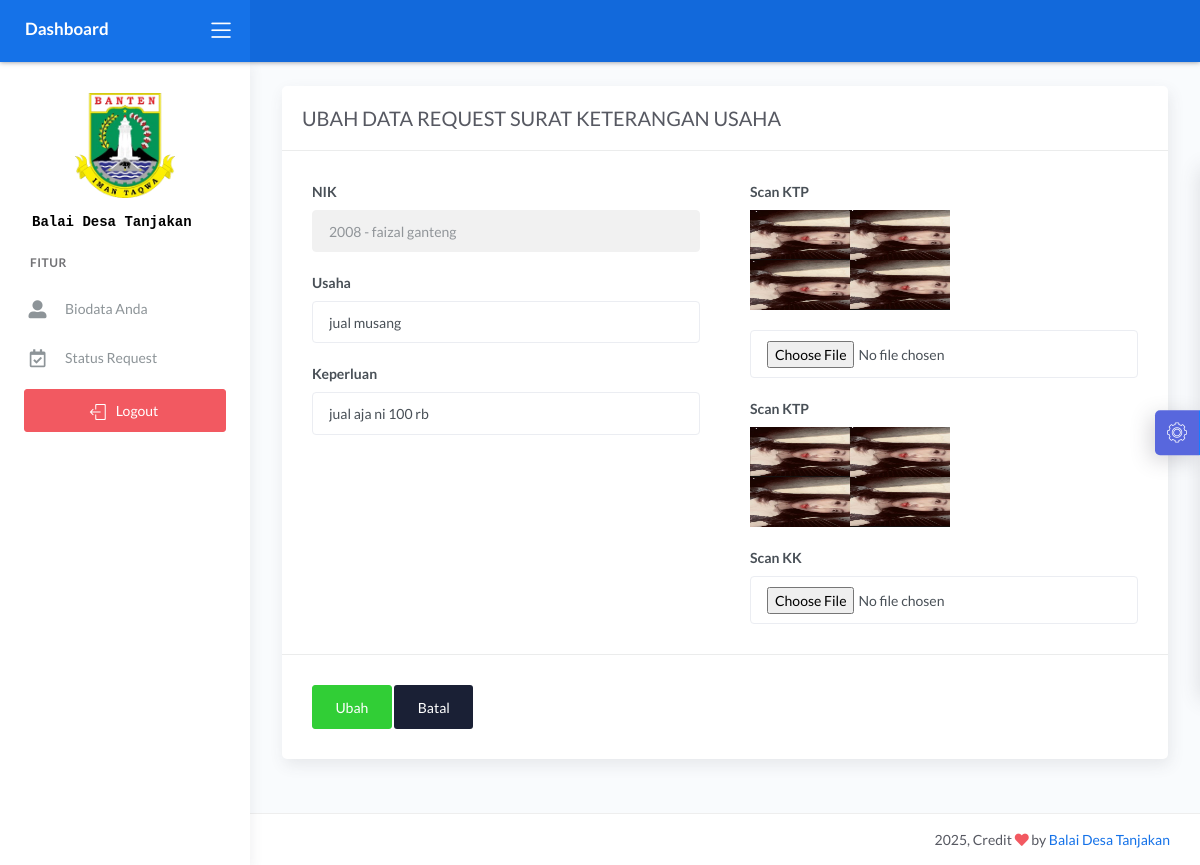
The page /demo1/main.php?halaman=ubah_sku&id_request_sku=11 (signed in) on the database its author committed.
### tables this page shows
CREATE TABLE `data_request_sku` (
  `id_request_sku` int(11) NOT NULL,
  `nik` varchar(16) NOT NULL,
  `tanggal_request` timestamp NOT NULL DEFAULT current_timestamp(),
  `scan_ktp` text NOT NULL,
  `scan_kk` text NOT NULL,
  `usaha` varchar(30) NOT NULL,
  `keperluan` varchar(30) NOT NULL,
  `keterangan` varchar(50) NOT NULL DEFAULT 'Data sedang diperiksa oleh Staf',
  `request` varchar(20) NOT NULL DEFAULT 'USAHA',
  `status` int(11) NOT NULL DEFAULT 0,
  `acc` date NOT NULL,
  `no_surat` int(50) NOT NULL
);

CREATE TABLE `data_user` (
  `nik` varchar(16) NOT NULL,
  `password` varchar(225) NOT NULL,
  `hak_akses` varchar(225) NOT NULL,
  `nama` varchar(30) NOT NULL,
  `tanggal_lahir` date NOT NULL,
  `tempat_lahir` varchar(30) NOT NULL,
  `jekel` varchar(20) NOT NULL,
  `agama` varchar(20) NOT NULL,
  `alamat` text NOT NULL,
  `telepon` varchar(13) NOT NULL,
  `status_warga` varchar(30) NOT NULL
);

### demo1/ubah_request_sku.php (the view, shortened to what this page needs)
<?php include '../konek.php';?>
<link href="css/sweetalert.css" rel="stylesheet" type="text/css">
<?php
if(isset($_GET['id_request_sku'])){
    $id=$_GET['id_request_sku'];
	$tampil_nik = "SELECT * FROM data_request_sku NATURAL JOIN data_user WHERE id_request_sku=$id";
	$query = mysqli_query($konek,$tampil_nik);
    $data = mysqli_fetch_array($query,MYSQLI_BOTH);
	$nik = $data['nik'];
    $nama = $data['nama'];
    $usaha = $data['usaha'];
    $keperluan = $data['keperluan'];
    $ktp = $data['scan_ktp'];
    $kk = $data['scan_kk'];
}
?>
<div class="page-inner">
					<div class="row">
						<div class="col-md-12">
						<form method="POST" enctype="multipart/form-data">
							<div class="card">
								<div class="card-header">
									<div class="card-title">UBAH DATA REQUEST SURAT KETERANGAN USAHA</div>
								</div>
								<div class="card-body">
									<div class="row">
											<div class="col-md-6 col-lg-6">
                                                <div class="form-group">
													<label>NIK</label>
													<input type="text" name="nik" class="form-control" value="<?= $nik.' - '.$nama;?>" readonly>
												</div>
												<div class="form-group">
													<label>Usaha</label>
													<input type="text" name="usaha" class="form-control" value="<?= $usaha;?>" placeholder="Usaha Anda.." autofocus>
												</div>
												<div class="form-group">
													<label>Keperluan</label>
													<input type="text" name="keperluan" class="form-control" value="<?= $keperluan;?>" placeholder="Keperluan Anda..">
												</div>
											</div>
											<div class="col-md-6 col-lg-6">
                                                <div class="form-group">
													<label>Scan KTP</label><br>
                                                    <img src="../dataFoto/scan_ktp/<?= $ktp;?>" width="200" height="100" alt="">
												</div>
												<div class="form-group">
													<input type="file" name="ktp" class="form-control" size="37">
												</div>
                                                <div class="form-group">
													<label>Scan KTP</label><br>
                                                    <img src="../dataFoto/scan_kk/<?= $kk;?>" width="200" height="100" alt="">
												</div>
												<div class="form-group">
													<label>Scan KK</label>
													<input type="file" name="kk" class="form-control" size="37">
												</div>
											</div>
									</div>
								</div>
								<div class="card-action">
									<button name="ubah" class="btn btn-success">Ubah</button>
									<a href="?halaman=tampil_status" class="btn btn-default">Batal</a>
								</div>
							</div>
						</div>
					</div>
</div>

### demo1/header.php (shortened to what this page needs)
<!DOCTYPE html>
<html lang="en">
<head>
	<link rel="stylesheet" href="../assets/css/bootstrap.min.css">
	<link rel="stylesheet" href="../assets/css/atlantis.min.css">
	<link rel="stylesheet" href="../assets/css/demo.css">
</head>
<body>
	<div class="wrapper">
		<div class="main-header">
			<div class="logo-header" data-background-color="blue">
				<a href="#" class="logo" style="color:white;font-weight:bold;">
					<span>Dashboard</span>
				</a>
				<div class="nav-toggle">
					<button class="btn btn-toggle toggle-sidebar">
						<i class="icon-menu"></i>
					</button>
				</div>
			</div>
			<nav class="navbar navbar-header navbar-expand-lg" data-background-color="blue2">
			</nav>
		</div>

### demo1/main.php (shortened to what this page needs)
<?php
if (isset($_SESSION['password']) == "" || ($_SESSION['hak_akses']) == "") {
	header('location:login.php');
} else {
	$hak_akses = $_SESSION['hak_akses'];
}
?>
<?php include 'header.php'; ?>
<div class="sidebar sidebar-style-2">
	<div class="sidebar-wrapper scrollbar scrollbar-inner">
		<div class="sidebar-content">
			<ul class="nav nav-primary">
				<li class="mx-4 mt-2">
					<a href="main.php" class="btn btn-block">
						<img src="../main/img/logo banten2.png" width="100px" alt="">
					</a>
					<span class="mx-2" style="color: black;font-family:monospace; font-weight:bold;">Balai Desa Tanjakan</span>
				<li class="nav-section">
					<h4 class="text-section">fitur</h4>
				</li>
				<?php
				if ($hak_akses == "Pemohon") {
				?>
					<li class="nav-item">
						<a href="?halaman=tampil_pemohon">
							<i class="fas fa-user-alt"></i>
							<p>Biodata Anda</p>
						</a>
					</li>
					<li class="nav-item">
						<a href="?halaman=tampil_status">
							<i class="far fa-calendar-check"></i>
							<p>Status Request</p>
						</a>
					</li>
				<?php
				}
				?>
				<li class="mx-4 mt-2">
					<a href="logout.php" class="btn btn-danger btn-block"><span class="btn-label mr-2"> <i class="icon-logout"></i> </span>Logout</a>
				</li>
			</ul>
		</div>
	</div>
</div>
<div class="main-panel">
	<div class="content">
		<?php
		if (isset($_GET['halaman'])) {
			$hal = $_GET['halaman'];
			switch ($hal) {
				case 'ubah_sku';
					include 'ubah_request_sku.php';
					break;
			}
		} else {
			include 'beranda.php';
		}
		?>
	</div>
	<?php include 'footer.php'; ?>

### demo1/footer.php (shortened to what this page needs)
<footer class="footer">
	<div class="container-fluid">
		<div class="copyright ml-auto">
			<?php echo date('Y'); ?>, Credit <i class="fa fa-heart heart text-danger"></i> by <a href="#">Balai Desa Tanjakan</a>
		</div>
	</div>
</footer>
</div>
<div class="custom-template">
	<div class="custom-toggle">
		<i class="flaticon-settings"></i>
	</div>
</div>
</div>
</body>
</html>

### assets/css/demo.css (style rules this page uses)
.custom-template { position: fixed; top: 50%; transform: translateY(-50%); right: -325px; width: 325px; height: max-content; display: block; z-index: 1; background: #ffffff; transition: all .3s; z-index: 1003; box-shadow: -1px 1px 20px rgba(69, 65, 78, 0.15); border-top-left-radius: 5px; border-bottom-left-radius: 5px; transition: all .5s; }
.custom-template .custom-toggle { position: absolute; width: 45px; height: 45px; background: rgb(88, 103, 221); top: 50%; left: -45px; transform: translateY(-50%); display: flex; align-items: center; justify-content: center; text-align: center; border-top-left-radius: 5px; border-bottom-left-radius: 5px; border-right: 1px solid #177dff; cursor: pointer; color: #ffffff; box-shadow: -5px 5px 20px rgba(69, 65, 78, 0.21); }
.custom-template .custom-toggle i { font-size: 20px; animation: 1.3s spin linear infinite; }

### rows shown on the page
data_request_sku: nik "2008 - faizal ganteng", usaha "jual musang", keperluan "jual aja ni 100 rb", scan_ktp (picture), scan_kk (picture)
